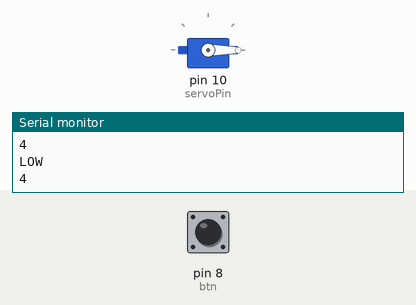
Recording of a sketch running on a simulated Arduino Uno, built with avr-gcc and run on an emulated ATmega328P. Shown: servo, the last lines printed to the serial monitor. Inputs (shaded band) come from the test bench; at power-on: pin 8 (btn) LOW. Random numbers use the default seed unless the sketch sets one.

Above: at 2.2 s.
2.3 s: pin 8 (btn) pulled HIGH for 0.15 s
At 3.0 s:
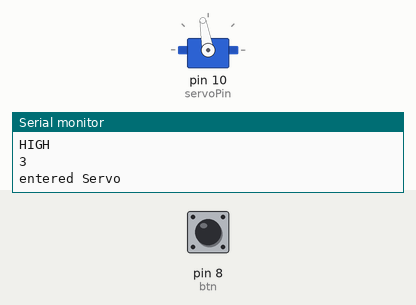
4.8 s: pin 8 (btn) pulled HIGH for 3.2 s
At 8.7 s:
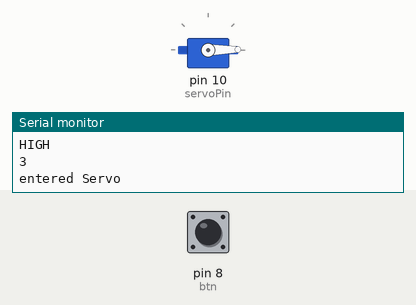
Timing chart, 0 to 10.2 s (numbered marks = the images above; inputs shaded):
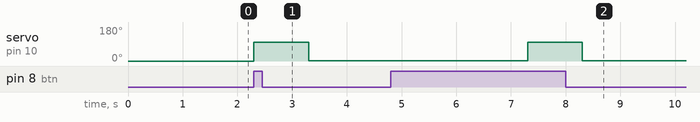

Measured:
- after the input at 2.3 s, servo on pin 10 (servoPin): 0° → 100° at once, → 1° 1.0 s later
- after the input at 4.8 s, servo on pin 10 (servoPin): 1° → 100° after 2.5 s, → 1° 1.0 s later

The sketch:

random_LED_SERVO.ino
```cpp
#include <Servo.h>

// 변수, 상수 설정
long randNumber;        //random 변수
const int led_1 = 2;    //첫번째 LED 핀
const int led_2 = 3;    //두번째 LED 핀
const int led_3 = 4;    //세번째 LED 핀
const int btn = 8;      //입력버튼
const int servoPin = 10; //서보모터 핀
Servo servo;            //서보객체 생성

void setup() {
  Serial.begin(9600);       //serial 통신 9600속도로 시작
  randomSeed(analogRead(0)); //analog 0번핀에 노이즈로 랜덤초기값 설정
  pinMode(btn, INPUT);        //입력버튼 INPUT 모드로 설정

  servo.attach(servoPin);     //서버모터 제어 핀 설정
  servo.write(0);             //서버모터 초기 각도는 0도
  delay(1000);
}

void loop() {
  // 입력버튼 상태에 따라 제어,
  // 만약 버튼이 눌러진 상태라면 랜덤하게 선택된 LED만 켜지고,
  // 그렇지 않으면 빠른속도 반복

  if (digitalRead(btn) == HIGH) {
    Serial.println("HIGH");
    Serial.println(randNumber);
    ctrlLED(randNumber);
    ctrlServo(servoPin, 1000, 1000);
    delay(3000);                      //3초간 현재상태로 유지
  } else {
    Serial.println("LOW");
    randNumber = random(2, 5);
    Serial.println(randNumber);
    ctrlLED(randNumber);
    delay(10);
  }
}

// LED 제어함수, 모든 LED를 껐다가, 특정 LED만 켬
void ctrlLED(int pinNum) {
  turnOffLED();
  digitalWrite(pinNum, HIGH);
}

// 모든 LED 끄기
void turnOffLED() {
  digitalWrite(led_1, LOW);
  digitalWrite(led_2, LOW);
  digitalWrite(led_3, LOW);
}

// 서보모터 1회 작동
void ctrlServo(int sPin, int openDelayTime, int closeDelayTime) {
  Serial.println("entered Servo");
  servo.write(100);
  delay(openDelayTime);
  servo.write(1);
  delay(closeDelayTime);
}
```
